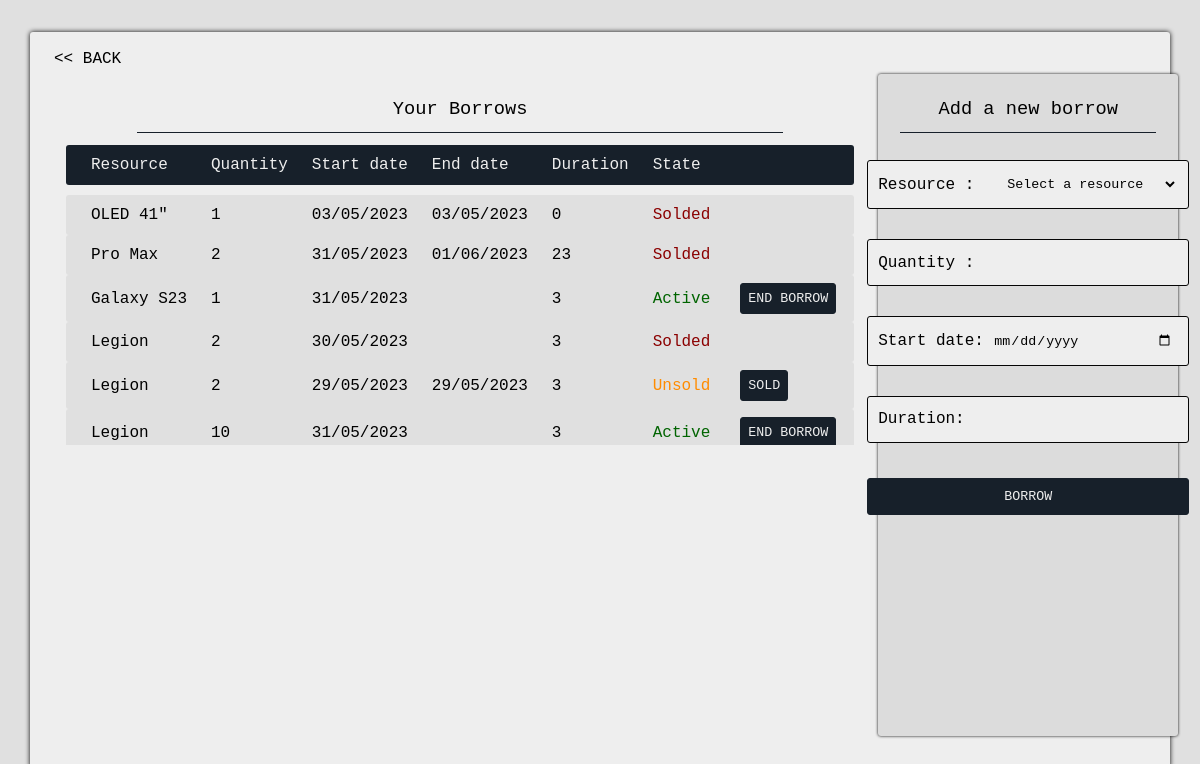
Page /borrows.php (signed in) on the committed database.
### tables this page shows
CREATE TABLE "Loans" (
	"loanID"	INTEGER NOT NULL UNIQUE,
	"userID"	INTEGER NOT NULL,
	"resourceID"	INTEGER NOT NULL,
	"qtyLent"	INTEGER NOT NULL DEFAULT 0,
	"startDate"	TEXT NOT NULL,
	"endDate"	TEXT NOT NULL DEFAULT '',
	"duration"	INTEGER NOT NULL DEFAULT 0,
	"state"	TEXT NOT NULL DEFAULT 'Inactive',
	PRIMARY KEY("loanID" AUTOINCREMENT),
	FOREIGN KEY("resourceID") REFERENCES "Resources"("resourceID"),
	FOREIGN KEY("userID") REFERENCES "Users"("userID")
);

CREATE TABLE "Resources" (
	"resourceID"	INTEGER NOT NULL UNIQUE,
	"name"	TEXT NOT NULL,
	"designation"	TEXT,
	"qtyStock"	INTEGER NOT NULL DEFAULT 0,
	"qtyReserv"	INTEGER NOT NULL DEFAULT 0,
	"qtyLend"	INTEGER NOT NULL DEFAULT 0,
	"qtyLendTot"	INTEGER NOT NULL DEFAULT 0,
	PRIMARY KEY("resourceID" AUTOINCREMENT)
);

### php/daily_functions.php (called while the page is built, shortened)
<?php require './init.php';
$currentDay = date("d/m/Y");
?>

### php/borrows_functions.php (the view, shortened to what this page needs)
<?php require './init.php';
$currentDay = date("d/m/Y");
function generateBorrowsSection() {
    global $connectBis;
    try {
        $pdo = new PDO($connectBis);
        $resultReq = $pdo->query("SELECT * FROM Loans WHERE userID={$_SESSION['user']['userID']};");
        $loans = $resultReq->fetchAll(PDO::FETCH_ASSOC);
    } catch (PDOException $e) {
        die($e);
    }
    if (count($loans) == 0) {
        echo "<p>You don't have any loan ! It's time to start !</p>";
    } else {
        echo '<table>';
        echo '<thead><tr><th>Resource</th><th>Quantity</th><th>Start date</th><th>End date</th><th>Duration</th><th>State</th><th></th></tr></thead>';
        echo '<tbody>';
        foreach($loans as $loan) {
            $lowerCaseState = strtolower($loan['state']);
            echo "<tr class='tr-state-{$lowerCaseState}'>";
            try {
                $pdo = new PDO($connectBis);
                $resultReq = $pdo->query("SELECT name FROM Resources WHERE resourceID={$loan['resourceID']};");
                $resource = $resultReq->fetchAll(PDO::FETCH_ASSOC)[0];
            } catch (PDOException $e) {
                die($e);
            }
            $formCell = '';
            $actionList = array('Inactive', 'Active', 'Unsold');
            if (in_array($loan['state'], $actionList)) {
                $buttonValue = '';
                switch ($loan['state']) {
                    case 'Active':
                        if (empty($loan['endDate'])) {
                            $buttonValue = "END BORROW";
                        }
                        break;
                    case 'Unsold':
                        $buttonValue = "SOLD";
                        break;
                }
                if ($buttonValue != '') {
                    $formCell = "<form method='post' action='./php/borrows_actions.php'><input type='hidden' name='loanID' value='{$loan['loanID']}'><input type='hidden' name='action' value='{$lowerCaseState}'><input type='submit' value='{$buttonValue}'></form>";
                }
            }
            echo "<td>{$resource['name']}</td>";
            echo "<td>{$loan['qtyLent']}</td>";
            echo "<td>{$loan['startDate']}</td>";
            echo "<td>{$loan['endDate']}</td>";
            echo "<td>{$loan['duration']}</td>";
            echo "<td class='td-state'>{$loan['state']}</td>";
            echo "<td>{$formCell}</td>";
            echo '</tr>';
        }
        echo '</tbody>';
        echo '</table>';
    }
}
function generateFormToBorrow() {
    global $connectBis, $currentDay;
    try {
        $pdo = new PDO($connectBis);
        $req = $pdo->query("SELECT resourceID, name, qtyStock FROM Resources WHERE qtyStock > 0;");
        $resources = $req->fetchAll(PDO::FETCH_ASSOC);
    } catch (PDOException $e) {
        die($e);
    }
    if (count($resources) == 0) {
        echo '<p>There is no resource available for a new borrow.</p>';
    } else {
        echo '<form action="./php/borrows_actions.php" method="post">';
        echo '<div>';
        echo '<label for="resourceID">Resource : </label>';
        echo '<select name="resourceID" required>';
        echo '<option disabled selected hidden>Select a resource</option>';
        echo '</select></div>';
        echo "<div><label for='qtyLend'>Quantity : </label><input name='qtyLend' type='number' min='1' required></div>";
        echo "<div><label for='startDate'>Start date: </label><input name='startDate' type='date' min='{$currentDay}' required></div>";
        echo "<div><label for='startDate'>Duration: </label><input name='duration' type='number' min='1' required></div>";
        echo '<input type="submit" value="BORROW">';
        echo '</form>';
    }
}
?>

### css/style.css (style rules this page uses)
:root { --color-blck: #050505; --color-secondary: #c0392b; --color-main: #17202a; --color-main-darker: #0E1721; --color-main2: #e0e5e9; --color-main3: #c2d2e2; --color-white: #EEEEEE; --color-white2: #E0E0E0; --color-white3: #DCDCDC; --border-radius: 3px; }
* { margin: 0px; padding: 0px; font-family: "JetBrains Mono", monospace; font-weight: normal; list-style: none; color: var(--color-black); text-decoration: none; border: none; background: none; -webkit-user-select: none; user-select: none; }
button, input[type='submit'] { box-sizing: content-box; }

### css/borrows.css (style rules this page uses)
body { height: 100vh; width: 100vw; background-color: var(--color-white2); display: flex; justify-content: center; align-items: center; }
section div { display: flex; }
table { display: block; flex: 4; border-collapse: collapse; max-block-size: 300px; overflow: auto; }
thead { position: sticky; top: 0px; }
tbody:before { content: "@"; display: block; line-height: 10px; text-indent: -99999px; }
thead tr { background-color: var(--color-main); color: var(--color-white); }
tbody tr { background-color: var(--color-white2); }
th, td { padding-block: 8px; padding-inline: 12px; text-align: left; line-height: 1.5; }
th { width: auto; }
th:first-child, td:first-child { border-top-left-radius: var(--border-radius); border-bottom-left-radius: var(--border-radius); padding-left: 25px; }
th:last-child, td:last-child { border-top-right-radius: var(--border-radius); border-bottom-right-radius: var(--border-radius); padding-inline: 18px; }
td { width: 1%; white-space: nowrap; }
td form input[type='submit'] { padding: 7px; border-radius: 3px; border: 1px solid var(--color-main); background-color: var(--color-main); color: var(--color-white); cursor: pointer; transition: all 0.3s ease-in-out; }
.tr-state-active .td-state { color: darkgreen; }
.tr-state-unsold .td-state { color: darkorange; }
.tr-state-solded .td-state { color: darkred; }
#section-resources form { display: flex; flex-direction: column; width: 25vw; align-items: center; }
#section-resources form div { margin: 15px; display: flex; justify-content: space-between; align-items: center; padding: 10px; border: 1px solid var(--color-blck); border-radius: var(--border-radius); background-color: var(--color-white); width: 100%; }
#section-resources form div input, #section-resources form div select { padding: 5px; width: 60%; }
#section-resources form input[type='submit'] { width: 100%; margin-top: 20px; padding: 10px; border: 1px solid var(--color-main); border-radius: var(--border-radius); background-color: var(--color-main); color: var(--color-white); cursor: pointer; transition: all 0.2s ease-in-out; }

### rows in the picture
loans: resourceID.name "OLED 41\"", qtyLent "1", startDate "03/05/2023", endDate "03/05/2023", duration "0", state "Solded"
loans: resourceID.name "Pro Max", qtyLent "2", startDate "31/05/2023", endDate "01/06/2023", duration "23", state "Solded"
loans: resourceID.name "Galaxy S23", qtyLent "1", startDate "31/05/2023", duration "3", state "Active", endDate "END BORROW"
loans: resourceID.name "Legion", qtyLent "2", startDate "30/05/2023", duration "3", state "Solded"
loans: resourceID.name "Legion", qtyLent "2", startDate "29/05/2023", endDate "29/05/2023", duration "3", state "Unsold", state "SOLD"
loans: resourceID.name "Legion", qtyLent "10", startDate "31/05/2023", duration "3", state "Active", endDate "END BORROW"
